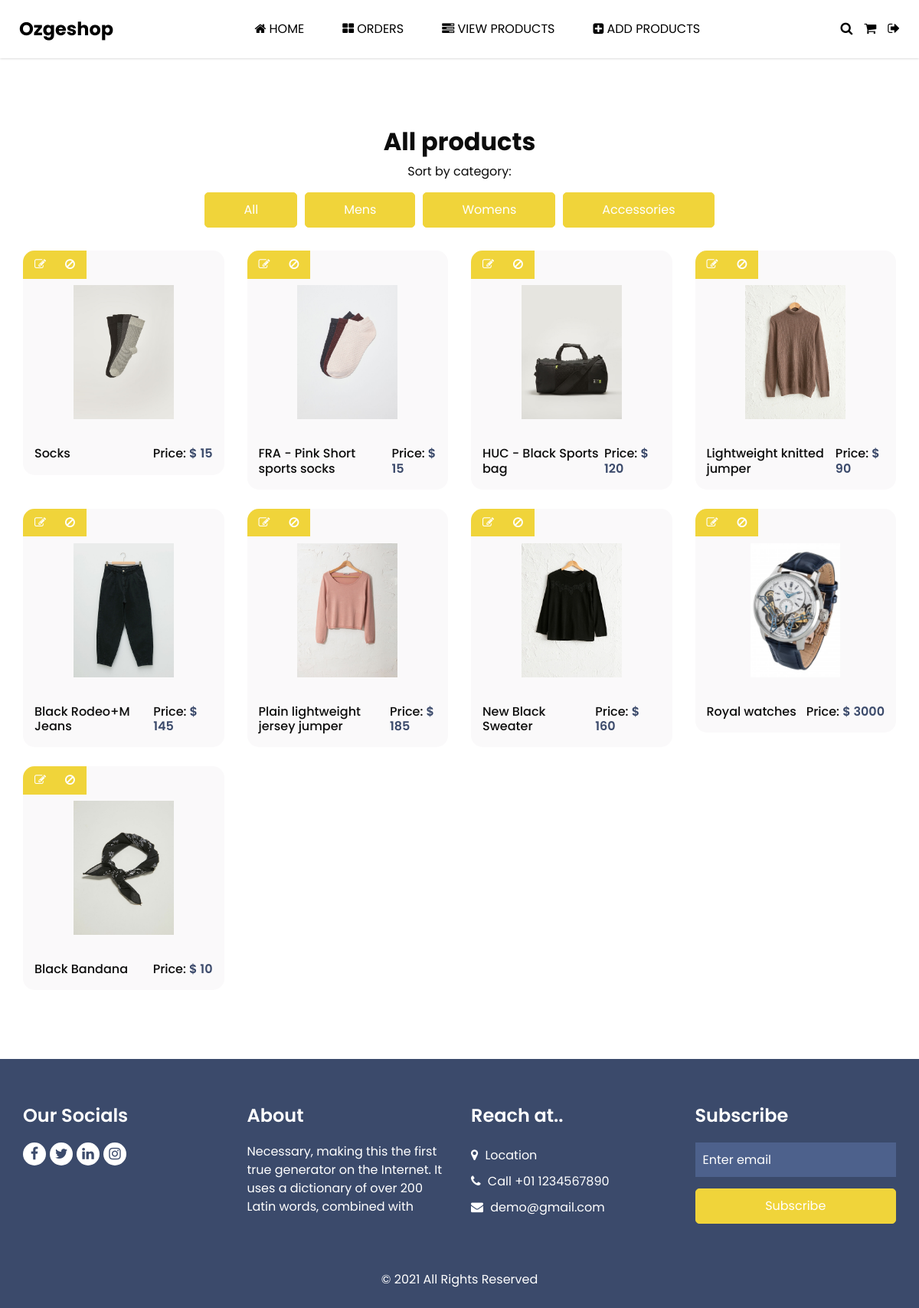
The app's page /admin_view.php (signed in) with its own data.
### tables this page shows
CREATE TABLE `products` (
  `PRODUCT_ID` int(5) NOT NULL,
  `NAME` varchar(50) NOT NULL,
  `PRICE` varchar(10) NOT NULL,
  `IMAGE` varchar(40) NOT NULL,
  `CATEGORY` varchar(10) NOT NULL,
  `CREATE_DATE` date NOT NULL,
  `DESCRIPTION` text NOT NULL
);

### admin_view.php (the view, shortened to what this page needs)
<?
  include('includes/db_connect.php');
?>
<!DOCTYPE html>
<html lang="en">
    <?
      include 'parts/head.php';
    ?>
  <body class="sub_page">
    <div class="hero_area">
      <header class="header_section">
        <div class="container-fluid">
          <nav class="navbar navbar-expand-lg custom_nav-container ">
            <a class="navbar-brand" href="index.php">
              <span>
                Ozgeshop
              </span>
            </a>
            <div class="collapse navbar-collapse" id="navbarSupportedContent">
              <ul class="navbar-nav">
                <li class="nav-item">
                  <a class="nav-link" href="index.php"><i class="fa fa-home" aria-hidden="true"></i> home</a>
                </li>
                <li class="nav-item">
                  <a class="nav-link" href="admin.php"><i class="fa fa-th-large" aria-hidden="true"></i> orders</a>
                </li>
                              <li class="nav-item">
                  <a class="nav-link" href="admin_view.php"><i class="fa fa-tasks" aria-hidden="true"></i> view products</a>
                </li>
                              <li class="nav-item">
                  <a class="nav-link" href="admin_add.php"><i class="fa fa-plus-square" aria-hidden="true"></i> add products</a>
                </li>
              </ul>
              <div class="user_option-box">
                <a href="login.php">
                  <i class="fa fa-search" aria-hidden="true"></i>
                </a>
                <a href="cart.php">
                  <i class="fa fa-shopping-cart" aria-hidden="true"></i>
                </a>
                <?
                  if(isset($_SESSION['role'])){
                    echo '
                      <a href="actions/logout.php">
                        <i class="fa fa-sign-out" aria-hidden="true"></i>
                      </a>
                      ';
                    } else{
                      echo '
                        <a href="login.php">
                          <i class="fa fa-user" aria-hidden="true"></i>
                        </a>
                      ';
                  }
                ?>
              </div>
            </div>
          </nav>
        </div>
      </header>
    </div>
      <section class="shop_section layout_padding">
      <div class="container">
        <div class="heading_container heading_center">
          <h2>
            All products
          </h2>
          Sort by category:
        </div>
        <div class="btn-box" style="margin-top: -10px;">
          <a href="admin_view.php" type="submit"  style="margin: 5px;">
            All
          </a>
          <a href="admin_view.php?category=1" type="submit"  style="margin: 5px;">
            Mens
          </a>
          <a href="admin_view.php?category=2" type="submit"  style="margin: 5px;">
            Womens
          </a>
          <a href="admin_view.php?category=3" type="submit"  style="margin: 5px;">
            Accessories
          </a>
        </div>
        <div class="row">
          <?
            if(isset($_GET['category'])){
              $category = $_GET['category'];
              $sql = "SELECT * FROM products WHERE category = '$category'";
            } else{
              $sql = "SELECT * FROM products";
            }
            $result = mysqli_query($link,$sql);
            while($row = mysqli_fetch_array($result)){
              $id = $row['PRODUCT_ID'];
              $name = $row['NAME'];
              $price = $row['PRICE'];
              $image = $row['IMAGE'];
          ?>
          <div class="col-sm-6 col-xl-3">
            <div class="box">
                <div class="img-box">
                  <img src="images/<?= $image?>" alt="">
                </div>
                <div class="detail-box">
                  <h6>
                    <?= $name?>
                  </h6>
                  <h6>
                    Price:
                    <span>
                      $ <?= $price?>
                    </span>
                  </h6>
                </div>
                <div class="new">
                  <span>
                    <a href="edit_item.php?id=<?= $id?>" style="color:white;"><i class="fa fa-pencil-square-o" aria-hidden="true"></i></a>
                  </span>
                  <span style="margin-left: 25px;">
                      <a href="actions/delete_item.php?id=<?= $id?>"  onclick="return confirm('Are you sure want to delete this item?')" style="color:white;"><i class="fa fa-ban" aria-hidden="true"></i></a>
                  </span>
                </div>
            </div>
          </div>
          <? } ?>
        </div>
      </div>
    </section>
    <?
      include 'parts/footer.php';
    ?>
  </body>
  </html>

### parts/head.php (shortened to what this page needs)
<head>
  <link rel="stylesheet" type="text/css" href="css/bootstrap.css" />
  <link rel="stylesheet" type="text/css" href="https://cdnjs.cloudflare.com/ajax/libs/OwlCarousel2/2.3.4/assets/owl.carousel.min.css" />
  <link href="css/font-awesome.min.css" rel="stylesheet" />
  <link href="css/style3.css" rel="stylesheet" />
  <link href="css/responsive.css" rel="stylesheet" />
</head>

### parts/footer.php
<footer class="footer_section">
    <div class="container">
      <div class="row">
        <div class="col-md-6 col-lg-3 footer-col">
          <div class="footer_detail">
            <h4>
            Our Socials
          </h4>
          <div class="footer_social">
              <a href="">
                <i class="fa fa-facebook" aria-hidden="true"></i>
              </a>
              <a href="">
                <i class="fa fa-twitter" aria-hidden="true"></i>
              </a>
              <a href="">
                <i class="fa fa-linkedin" aria-hidden="true"></i>
              </a>
              <a href="">
                <i class="fa fa-instagram" aria-hidden="true"></i>
              </a>
            </div>
          </div>
        </div>
        <div class="col-md-6 col-lg-3 footer-col">
          <h4>
              About
            </h4>
            <p>
              Necessary, making this the first true generator on the Internet. It uses a dictionary of over 200 Latin words, combined with
            </p>
        </div>
        <div class="col-md-6 col-lg-3 footer-col">
          <div class="footer_contact">
            <h4>
              Reach at..
            </h4>
            <div class="contact_link_box">
              <a href="">
                <i class="fa fa-map-marker" aria-hidden="true"></i>
                <span>
                  Location
                </span>
              </a>
              <a href="">
                <i class="fa fa-phone" aria-hidden="true"></i>
                <span>
                  Call +01 1234567890
                </span>
              </a>
              <a href="">
                <i class="fa fa-envelope" aria-hidden="true"></i>
                <span>
                  demo@gmail.com
                </span>
              </a>
            </div>
          </div>
        </div>
        <div class="col-md-6 col-lg-3 footer-col">
          <div class="footer_contact">
            <h4>
              Subscribe
            </h4>
            <form action="#">
              <input type="text" placeholder="Enter email" />
              <button type="submit">
                Subscribe
              </button>
            </form>
          </div>
        </div>
      </div>
      <div class="footer-info">
        <p>
          &copy; <span id="displayYear"></span> All Rights Reserved
        </p>
      </div>
    </div>
  </footer>

### css/responsive.css (style rules this page uses)
@media (min-width: 1200px) { .container { max-width: 1170px; } }

### records on screen
products: IMAGE (picture), NAME "Socks", PRICE "15"
products: IMAGE (picture), NAME "FRA - Pink Short sports socks", PRICE "15"
products: IMAGE (picture), NAME "HUC - Black Sports bag", PRICE "120"
products: IMAGE (picture), NAME "Lightweight knitted jumper", PRICE "90"
products: IMAGE (picture), NAME "Black Rodeo+M Jeans", PRICE "145"
products: IMAGE (picture), NAME "Plain lightweight jersey jumper", PRICE "185"
products: IMAGE (picture), NAME "New Black Sweater", PRICE "160"
products: IMAGE (picture), NAME "Royal watches", PRICE "3000"
products: IMAGE (picture), NAME "Black Bandana", PRICE "10"
